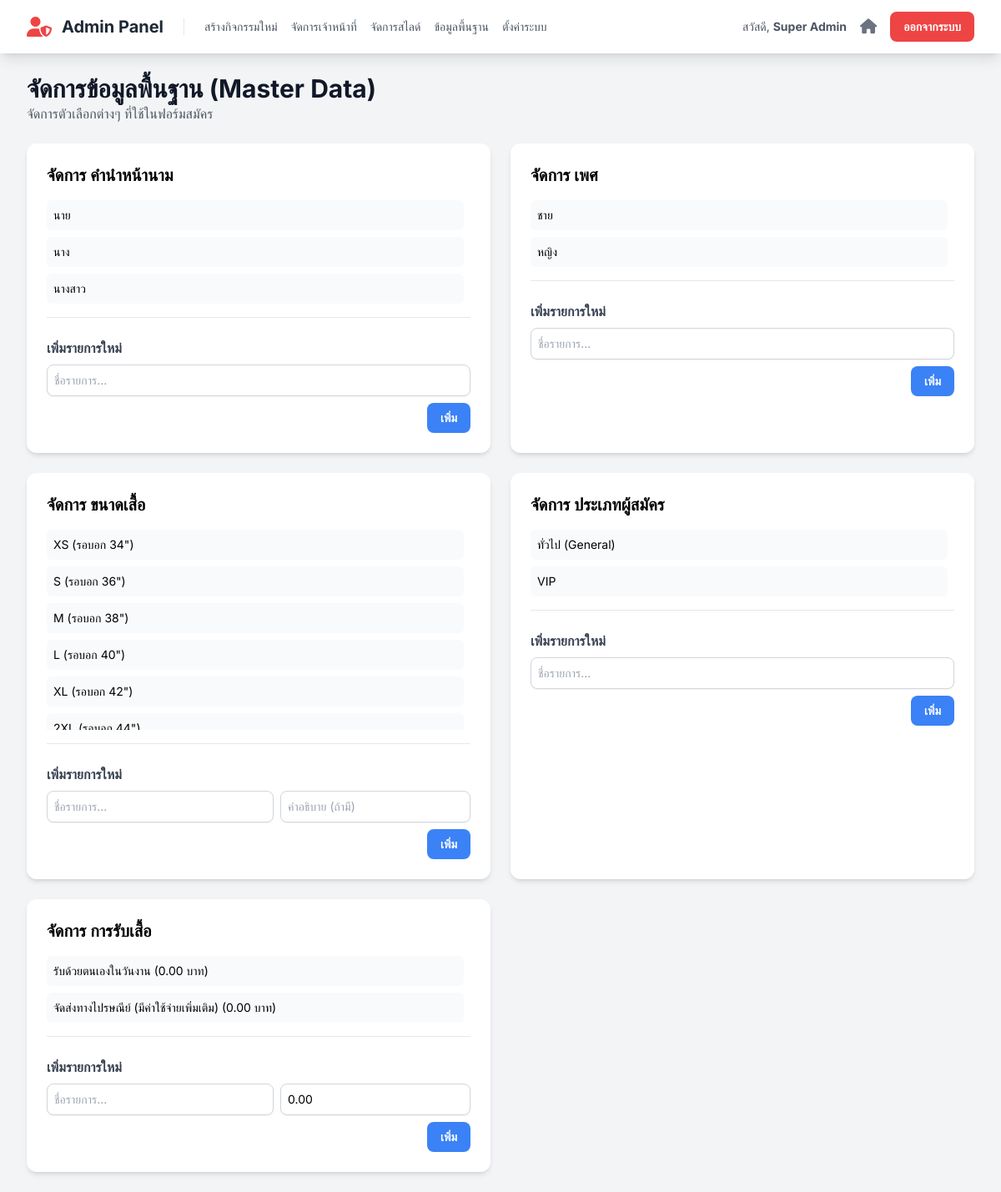
/admin/master_data.php (signed in), run on an earlier commit of the app's database.
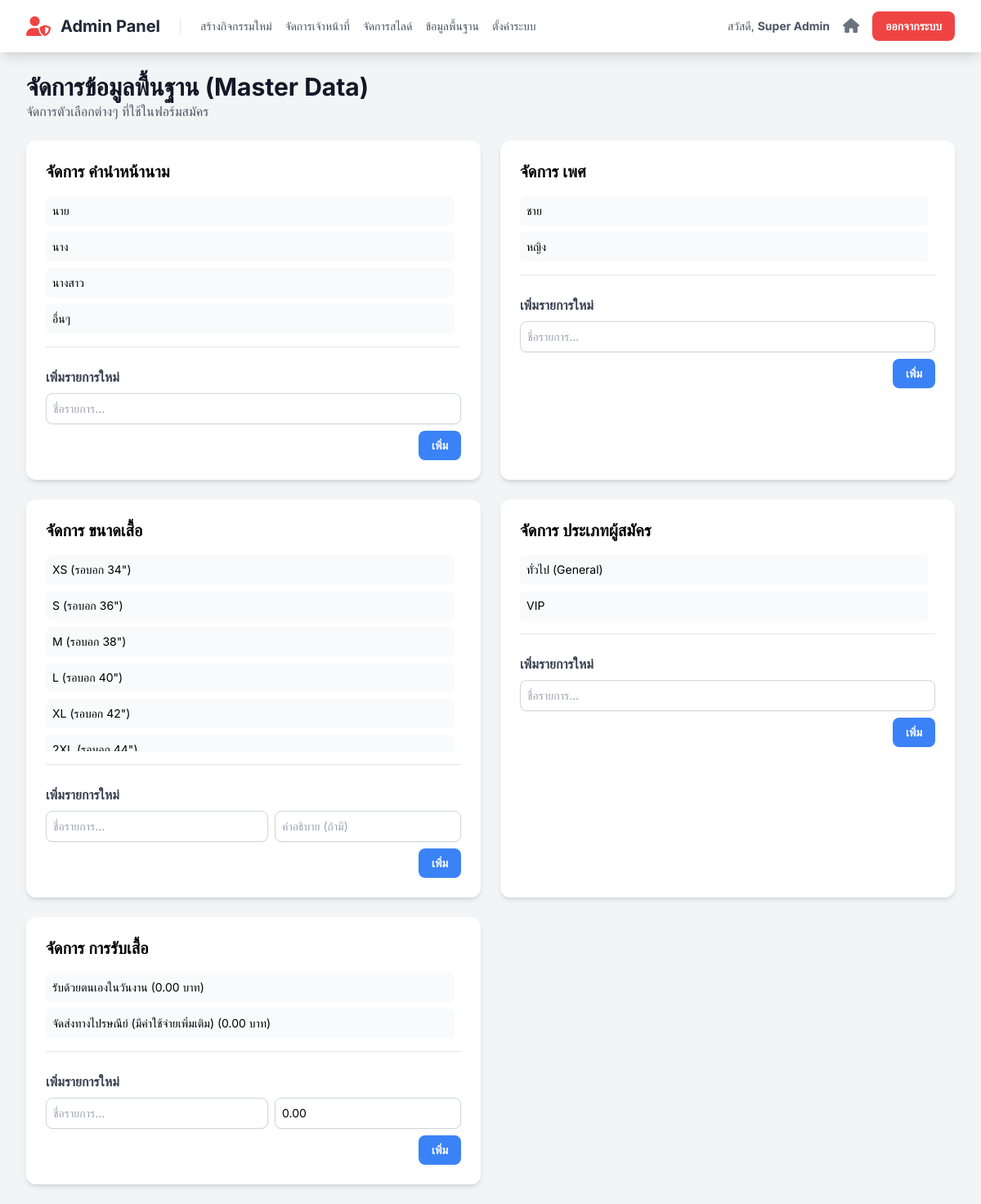
And on a later commit of the database.
### tables this page shows
CREATE TABLE `master_titles` (
  `id` int(11) NOT NULL,
  `name` varchar(50) NOT NULL
);

CREATE TABLE `master_genders` (
  `id` int(11) NOT NULL,
  `name` varchar(50) NOT NULL
);

CREATE TABLE `master_shirt_sizes` (
  `id` int(11) NOT NULL,
  `name` varchar(50) NOT NULL COMMENT 'e.g., XL',
  `description` varchar(100) DEFAULT NULL COMMENT 'e.g., (รอบอก 42")'
);

CREATE TABLE `master_runner_types` (
  `id` int(11) NOT NULL,
  `name` varchar(100) NOT NULL COMMENT 'e.g., General, VIP'
);

CREATE TABLE `master_pickup_options` (
  `id` int(11) NOT NULL,
  `name` varchar(255) NOT NULL COMMENT 'e.g., รับด้วยตนเอง, จัดส่งทางไปรษณีย์',
  `cost` decimal(10,2) NOT NULL DEFAULT 0.00
);

### functions.php (called while the page is built, shortened)
<?php
function e($data) {
    return htmlspecialchars($data ?? '', ENT_QUOTES, 'UTF-8');
}
?>

### admin/master_data.php (the view, shortened to what this page needs)
<?php
require_once '../config.php';
require_once '../functions.php';
$master_titles = $mysqli->query("SELECT * FROM master_titles ORDER BY id ASC")->fetch_all(MYSQLI_ASSOC);
$master_shirt_sizes = $mysqli->query("SELECT * FROM master_shirt_sizes ORDER BY id ASC")->fetch_all(MYSQLI_ASSOC);
$master_runner_types = $mysqli->query("SELECT * FROM master_runner_types ORDER BY id ASC")->fetch_all(MYSQLI_ASSOC);
$master_pickup_options = $mysqli->query("SELECT * FROM master_pickup_options ORDER BY id ASC")->fetch_all(MYSQLI_ASSOC);
$master_genders = $mysqli->query("SELECT * FROM master_genders ORDER BY id ASC")->fetch_all(MYSQLI_ASSOC);
include 'partials/header.php';
?>
<div class="flex justify-between items-center mb-6">
    <div>
        <h1 class="text-3xl font-bold text-gray-900">จัดการข้อมูลพื้นฐาน (Master Data)</h1>
        <p class="text-gray-600">จัดการตัวเลือกต่างๆ ที่ใช้ในฟอร์มสมัคร</p>
    </div>
</div>
<div class="grid grid-cols-1 md:grid-cols-2 gap-6">
    <?php
    function render_master_data_card($title, $action_prefix, $items, $has_description = false, $has_cost = false) {
        ?>
        <div class="bg-white p-6 rounded-xl shadow-md">
            <h2 class="text-xl font-bold mb-4"><?= e($title) ?></h2>
            <div class="space-y-2 mb-4 max-h-60 overflow-y-auto pr-2">
                <?php foreach ($items as $item): ?>
                    <div class="flex justify-between items-center bg-gray-50 p-2 rounded-md text-sm group">
                        <span><?= e($item['name']) ?> <?= e($item['description'] ?? '') ?> <?= $has_cost ? '('.number_format($item['cost'] ?? 0, 2).' บาท)' : '' ?></span>
                    </div>
                <?php endforeach; ?>
            </div>
            <form action="../actions/manage_master_data.php" method="POST" id="form-<?= e($action_prefix) ?>" class="space-y-2 border-t pt-4">
                <h3 class="text-md font-semibold text-gray-700" id="form-title-<?= e($action_prefix) ?>">เพิ่มรายการใหม่</h3>
                <div class="flex flex-wrap gap-2">
                    <input type="text" name="name" required class="flex-grow border border-gray-300 rounded-lg shadow-sm p-2 text-sm" placeholder="ชื่อรายการ...">
                    <?php if ($has_description): ?>
                        <input type="text" name="description" class="w-full md:w-auto border border-gray-300 rounded-lg shadow-sm p-2 text-sm" placeholder="คำอธิบาย (ถ้ามี)">
                    <?php endif; ?>
                    <?php if ($has_cost): ?>
                        <input type="number" step="0.01" name="cost" class="w-full md:w-auto border border-gray-300 rounded-lg shadow-sm p-2 text-sm" placeholder="ค่าใช้จ่าย" value="0.00">
                    <?php endif; ?>
                </div>
                <div class="flex justify-end gap-2">
                    <button type="submit" class="bg-blue-500 hover:bg-blue-600 text-white font-bold py-2 px-4 rounded-lg text-sm" id="submit-btn-<?= e($action_prefix) ?>">เพิ่ม</button>
                </div>
            </form>
        </div>
        <?php
    }
    render_master_data_card('จัดการ คำนำหน้านาม', 'title', $master_titles);
    render_master_data_card('จัดการ ขนาดเสื้อ', 'shirt_size', $master_shirt_sizes, true);
    render_master_data_card('จัดการ การรับเสื้อ', 'pickup_option', $master_pickup_options, false, true);
    ?>
</div>
<?php
include 'partials/footer.php';
?>

What changed in the data, as far as the page shows it:
added master_titles: name "อื่นๆ"
